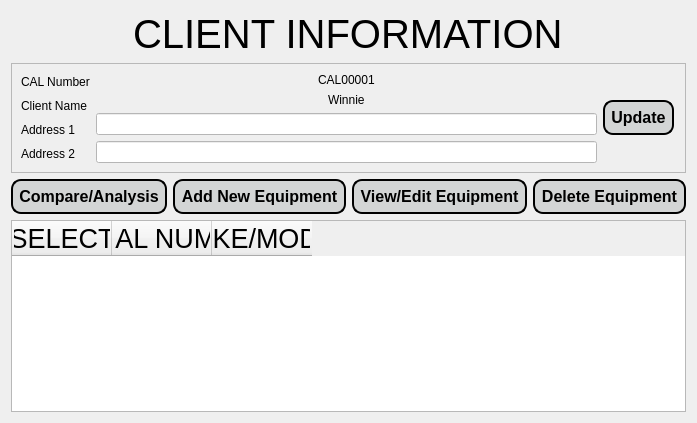
            <widget class="QWidget" name="viewclientinfo_page">
             <layout class="QVBoxLayout" name="verticalLayout_18">
              <item alignment="Qt::AlignHCenter">
               <widget class="QLabel" name="label_16">
                <property name="maximumSize">
                 <size>
                  <width>16777215</width>
                  <height>50</height>
                 </size>
                </property>
                <property name="font">
                 <font>
                  <pointsize>30</pointsize>
                 </font>
                </property>
                <property name="text">
                 <string>CLIENT INFORMATION</string>
                </property>
               </widget>
              </item>
              <item>
               <widget class="QFrame" name="horizontalFrame_6">
                <property name="frameShape">
                 <enum>QFrame::StyledPanel</enum>
                </property>
                <layout class="QHBoxLayout" name="horizontalLayout_7">
                 <property name="rightMargin">
                  <number>11</number>
                 </property>
                 <item>
                  <layout class="QVBoxLayout" name="verticalLayout_13">
                   <item>
                    <widget class="QLabel" name="label_10">
                     <property name="text">
                      <string>CAL Number</string>
                     </property>
                    </widget>
                   </item>
                   <item>
                    <widget class="QLabel" name="label_13">
                     <property name="text">
                      <string>Client Name</string>
                     </property>
                    </widget>
                   </item>
                   <item>
                    <widget class="QLabel" name="label_11">
                     <property name="text">
                      <string>Address 1</string>
                     </property>
                    </widget>
                   </item>
                   <item>
                    <widget class="QLabel" name="label_9">
                     <property name="text">
                      <string>Address 2</string>
                     </property>
                    </widget>
                   </item>
                  </layout>
                 </item>
                 <item>
                  <layout class="QVBoxLayout" name="verticalLayout_17">
                   <item alignment="Qt::AlignHCenter">
                    <widget class="QLabel" name="label_14">
                     <property name="text">
                      <string>CAL00001</string>
                     </property>
                    </widget>
                   </item>
                   <item alignment="Qt::AlignHCenter">
                    <widget class="QLabel" name="label_15">
                     <property name="text">
                      <string>Winnie</string>
                     </property>
                    </widget>
                   </item>
                   <item>
                    <widget class="QLineEdit" name="lineEdit_8">
                     <property name="styleSheet">
                      <string notr="true">background-color: rgb(255, 255, 255);
</string>
                     </property>
                    </widget>
                   </item>
                   <item>
                    <widget class="QLineEdit" name="lineEdit_9">
                     <property name="styleSheet">
                      <string notr="true">background-color: rgb(255, 255, 255);</string>
                     </property>
                    </widget>
                   </item>
                  </layout>
                 </item>
                 <item>
                  <widget class="QPushButton" name="pushButton_5">
                   <property name="styleSheet">
                    <string notr="true">QPushButton{
background-color: rgb(211, 213, 213);
color:black;
border-style:outset;
border-width:2px;
border-radius:10px;
border-color: black;
font:bold 16px;
padding: 6;
}

QPushButton:hover{
background-color: rgb(83, 82, 82);
color: white;
}

QPushButton:pressed{
background-color: white;
}
</string>
                   </property>
                   <property name="text">
                    <string>Update</string>
                   </property>
                  </widget>
                 </item>
                </layout>
               </widget>
              </item>
              <item>
               <layout class="QHBoxLayout" name="horizontalLayout_15">
                <item>
                 <widget class="QPushButton" name="compareButton">
                  <property name="styleSheet">
                   <string notr="true">QPushButton{
background-color: rgb(211, 213, 213);
color:black;
border-style:outset;
border-width:2px;
border-radius:10px;
border-color: black;
font:bold 16px;
padding: 6;
}

QPushButton:hover{
background-color: rgb(83, 82, 82);
color: white;
}

QPushButton:pressed{
background-color: white;
}
</string>
                  </property>
                  <property name="text">
                   <string>Compare/Analysis</string>
                  </property>
                 </widget>
                </item>
                <item>
                 <widget class="QPushButton" name="addnewequipmentButton">
                  <property name="styleSheet">
                   <string notr="true">QPushButton{
background-color: rgb(211, 213, 213);
color:black;
border-style:outset;
border-width:2px;
border-radius:10px;
border-color: black;
font:bold 16px;
padding: 6;
}

QPushButton:hover{
background-color: rgb(83, 82, 82);
color: white;
}

QPushButton:pressed{
background-color: white;
}
</string>
                  </property>
                  <property name="text">
                   <string>Add New Equipment</string>
                  </property>
                 </widget>
                </item>
                <item>
                 <widget class="QPushButton" name="viewequipmentButton">
                  <property name="styleSheet">
                   <string notr="true">QPushButton{
background-color: rgb(211, 213, 213);
color:black;
border-style:outset;
border-width:2px;
border-radius:10px;
border-color: black;
font:bold 16px;
padding: 6;
}

QPushButton:hover{
background-color: rgb(83, 82, 82);
color: white;
}

QPushButton:pressed{
background-color: white;
}
</string>
                  </property>
                  <property name="text">
                   <string>View/Edit Equipment</string>
                  </property>
                 </widget>
                </item>
                <item>
                 <widget class="QPushButton" name="deleteequipmentButton">
                  <property name="styleSheet">
                   <string notr="true">QPushButton{
background-color: rgb(211, 213, 213);
color:black;
border-style:outset;
border-width:2px;
border-radius:10px;
border-color: black;
font:bold 16px;
padding: 6;
}

QPushButton:hover{
background-color: rgb(83, 82, 82);
color: white;
}

QPushButton:pressed{
background-color: white;
}
</string>
                  </property>
                  <property name="text">
                   <string>Delete Equipment</string>
                  </property>
                 </widget>
                </item>
               </layout>
              </item>
              <item>
               <widget class="QTableWidget" name="clientTable">
                <column>
                 <property name="text">
                  <string>SELECT</string>
                 </property>
                 <property name="font">
                  <font>
                   <pointsize>20</pointsize>
                  </font>
                 </property>
                </column>
                <column>
                 <property name="text">
                  <string>SERIAL NUMBER</string>
                 </property>
                 <property name="font">
                  <font>
                   <pointsize>20</pointsize>
                  </font>
                 </property>
                </column>
                <column>
                 <property name="text">
                  <string>MAKE/MODEL</string>
                 </property>
                 <property name="font">
                  <font>
                   <pointsize>20</pointsize>
                  </font>
                 </property>
                </column>
               </widget>
              </item>
             </layout>
            </widget>
